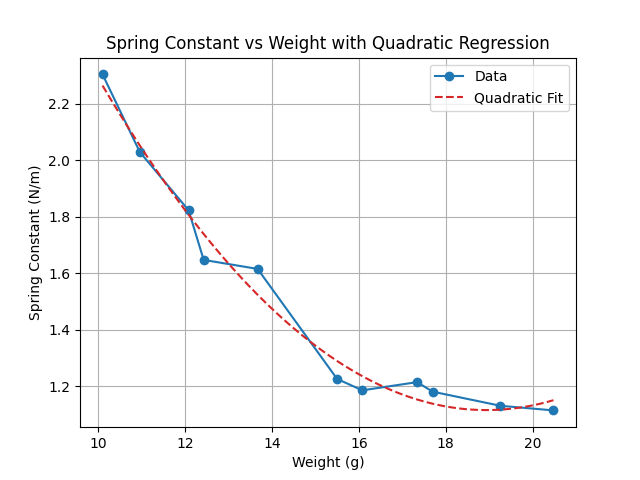

Source code (Python):
import numpy as np
import matplotlib.pyplot as plt

# Data
weight = np.array([10.1, 10.96, 12.08, 12.428, 13.67, 15.5, 16.08, 17.34, 17.7, 19.26, 20.48])
spring_constant = np.array([2.303, 2.0279, 1.8225, 1.6469, 1.615, 1.2258, 1.1856, 1.2146, 1.1808, 1.1309, 1.1146])

# 2차 다항회귀 계수 계산
coeffs = np.polyfit(weight, spring_constant, 2)
poly = np.poly1d(coeffs)

# 회귀 곡선 생성
x_fit = np.linspace(weight.min(), weight.max(), 200)
y_fit = poly(x_fit)

# 다항식 출력
print("2차 다항식:")
print(poly)

# 그래프 그리기
plt.figure()
plt.plot(weight, spring_constant, marker='o', linestyle='-', color='tab:blue', label='Data')
plt.plot(x_fit, y_fit, linestyle='--', color='tab:red', label='Quadratic Fit')
plt.xlabel('Weight (g)')
plt.ylabel('Spring Constant (N/m)')
plt.title('Spring Constant vs Weight with Quadratic Regression')
plt.legend()
plt.grid(True)
plt.show()
